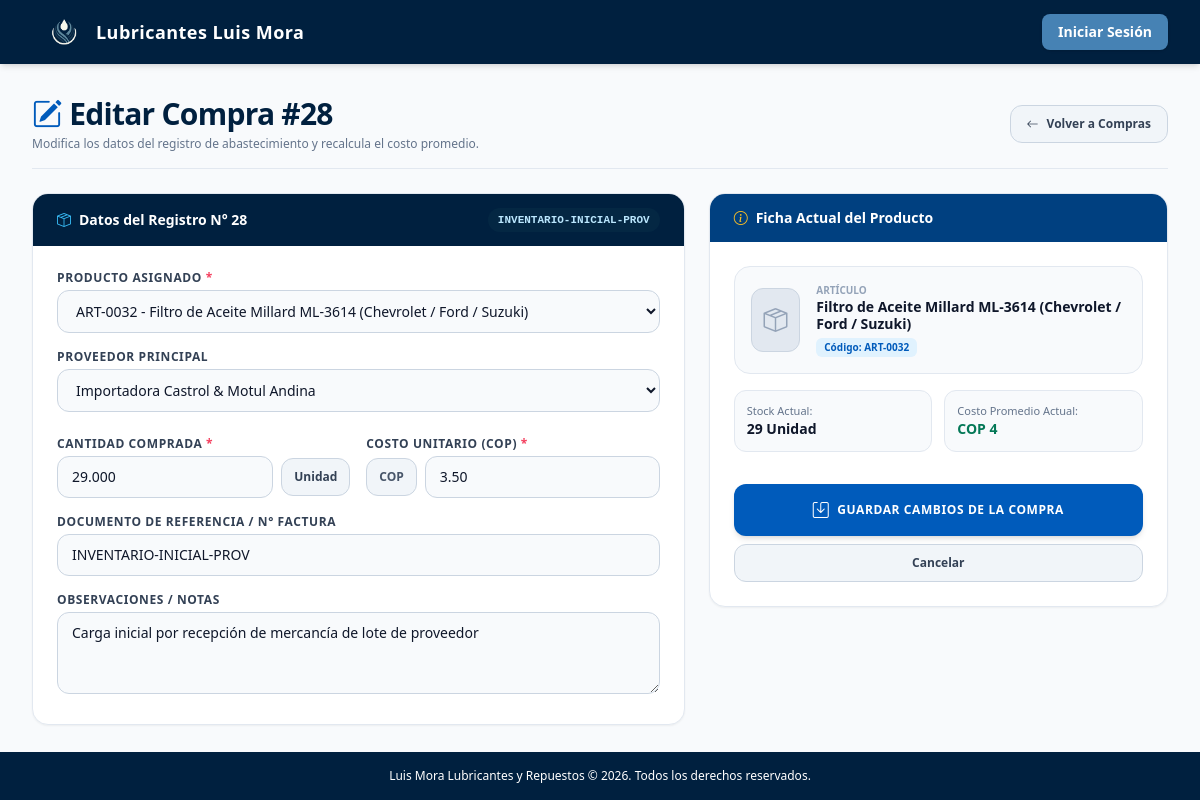
The page /compras/editar/28/ on the database its author committed.
### ProductosCompras/models.py (models this page shows, shortened)
class MovimientoInventario(models.Model):
    TIPO_MOVIMIENTO = (
        ('ENTRADA', 'Entrada'),
        ('SALIDA', 'Salida'),
        ('AJUSTE', 'Ajuste'),
    )
    articulo = models.ForeignKey(Articulo, on_delete=models.PROTECT, related_name='movimientos')
    tipo = models.CharField(max_length=10, choices=TIPO_MOVIMIENTO)
    cantidad = models.DecimalField(max_digits=10, decimal_places=3)
    fecha = models.DateTimeField(auto_now_add=True)
    usuario = models.ForeignKey(CustomUser, on_delete=models.PROTECT)
    referencia = models.CharField(max_length=100, blank=True)
    proveedor = models.ForeignKey(Proveedor, on_delete=models.SET_NULL, null=True, blank=True)
    observaciones = models.TextField(blank=True)
    costo_unitario = models.DecimalField(max_digits=10, decimal_places=2, null=True, blank=True)
    class Meta:
        verbose_name = "Movimiento de Inventario"
        verbose_name_plural = "Movimientos de Inventario"
        ordering = ['-fecha']

### aplicacion/models.py (models this page shows, shortened)
class Articulo(models.Model):
    codigo = models.CharField(max_length=50, unique=True, blank=True, verbose_name="Código")
    codigo_barras = models.CharField(max_length=100, blank=True, unique=True, null=True)
    nombre = models.CharField(max_length=200)
    descripcion = models.TextField(blank=True, verbose_name="Descripción")
    categoria = models.ForeignKey(Categoria, on_delete=models.SET_NULL, null=True, blank=True)
    marca = models.CharField(max_length=100, blank=True)
    modelo = models.CharField(max_length=100, blank=True)
    imagen = models.ImageField(upload_to='articulos/', null=True, blank=True)
    stock_actual = models.DecimalField(max_digits=12, decimal_places=2, default=0)
    stock_minimo = models.DecimalField(max_digits=12, decimal_places=2, default=3)
    stock_maximo = models.DecimalField(max_digits=12, decimal_places=2, default=12, null=True, blank=True)
    UNIDADES_MEDIDA = (
        ('UN', 'Unidad'),
        ('KG', 'Kilogramo'),
        ('LT', 'Litro'),
        ('MT', 'Metro'),
        ('PAR', 'Par'),
        ('JUEGO', 'Juego'),
        ('CAJA', 'Caja'),
    )
    unidad_medida = models.CharField(max_length=10, choices=UNIDADES_MEDIDA, default='UN')
    costo_promedio = models.DecimalField(max_digits=12, decimal_places=2, default=0)
    precio_venta = models.DecimalField(max_digits=12, decimal_places=2, default=0)
    TIPO_IMPUESTO = (
        (Decimal('0.00'), 'Exento'),
        (Decimal('0.16'), 'IVA 16%'),
        (Decimal('0.08'), 'IVA 8%'),
    )
    tasa_impuesto = models.DecimalField(max_digits=4, decimal_places=2, choices=TIPO_IMPUESTO, default=Decimal('0.16'))
    proveedor_principal = models.ForeignKey("ProductosCompras.Proveedor", on_delete=models.SET_NULL, null=True, blank=True)
    lead_time = models.PositiveIntegerField(default=0, help_text="Tiempo de reposición en días")
    activo = models.BooleanField(default=True)
    fecha_creacion = models.DateTimeField(auto_now_add=True)
    fecha_actualizacion = models.DateTimeField(auto_now=True)
    creado_por = models.ForeignKey(CustomUser, on_delete=models.SET_NULL, null=True, related_name='articulos_creados')
    palabras_clave = models.TextField(
        blank=True,
        help_text="Ingrese palabras clave separadas por comas. Ej: Toyota, Carro, Automático"
    )
    class Meta:
        verbose_name = "Artículo"
        verbose_name_plural = "Artículos"
        ordering = ['nombre']
        indexes = [
            models.Index(fields=['codigo']),
            models.Index(fields=['nombre']),
            models.Index(fields=['categoria']),
            models.Index(fields=['activo']),
        ]
    def __str__(self):
        return f"{self.codigo} - {self.nombre}"

### ProductosCompras/views.py (the view)
# urls.py: path('compras/editar/<int:pk>/', editar_compra, name='editar_compra'),
def editar_compra(request, pk):
    compra = get_object_or_404(MovimientoInventario, pk=pk, tipo='ENTRADA')
    if request.method == 'POST':
        form = CompraInventarioForm(request.POST, instance=compra, user=request.user)
        if form.is_valid():
            form.save()
            messages.success(request, 'Compra actualizada correctamente')
            return redirect('detalle_compra', pk=compra.pk)
    else:
        form = CompraInventarioForm(instance=compra, user=request.user)
    return render(request, 'Forms/editar_compra.html', {
        'form': form,
        'compra': compra,
        "titulo": f"Editar Compra #{compra.id}",
        "codigo": compra.articulo.codigo,
        "articulo": compra.articulo.nombre,
        "stock_actual": int(compra.articulo.stock_actual),
        "costo_promedio": compra.articulo.costo_promedio,
    })

### ProductosCompras/models.py (called while the page is built)
    def __str__(self):
        return self.nombre

### templates/Forms/editar_compra.html (shortened to what this page needs)
{% extends 'paneles/admin.html' %}
{% load static humanize %}
{% block dashboard %}
<div class="max-w-6xl mx-auto space-y-6">
  <div class="flex flex-col sm:flex-row sm:items-center justify-between pb-4 border-b border-slate-200 gap-4">
    <div>
      <h1 class="text-2xl sm:text-3xl font-extrabold text-brand-dark tracking-tight flex items-center gap-2">
        <i class="bi bi-pencil-square text-brand-primary"></i>
        <span>{{ titulo|default:"Editar Registro de Compra" }}</span>
      </h1>
      <p class="text-xs text-slate-500 mt-1">
        Modifica los datos del registro de abastecimiento y recalcula el costo promedio.
      </p>
    </div>
    <div>
      <a href="{% url 'compras' %}" class="inline-flex items-center space-x-2 px-4 py-2.5 bg-slate-100 hover:bg-slate-200 text-slate-700 text-xs font-semibold rounded-xl border border-slate-300 transition">
        <i class="bi bi-arrow-left"></i>
        <span>Volver a Compras</span>
      </a>
    </div>
  </div>
  <form method="post" id="editar-compra-form" class="space-y-6" novalidate>
    <div class="grid grid-cols-1 lg:grid-cols-12 gap-6">
      <div class="lg:col-span-7 space-y-6">
        <div class="bg-white rounded-2xl shadow-sm border border-slate-200 overflow-hidden">
          <div class="px-6 py-3.5 bg-brand-dark text-white font-bold text-sm flex items-center justify-between">
            <div class="flex items-center space-x-2">
              <i class="bi bi-box-seam text-sky-400"></i>
              <span>Datos del Registro N° {{ compra.id }}</span>
            </div>
            <span class="text-[11px] font-mono text-sky-200 bg-sky-950/50 px-2.5 py-0.5 rounded-full">
              {{ compra.referencia|default:"SIN-REF" }}
            </span>
          </div>
          <div class="p-6 space-y-4">
            <div>
              <label for="{{ form.articulo.id_for_label }}" class="block text-xs font-bold text-slate-700 uppercase tracking-wider mb-1">
                Producto Asignado <span class="text-rose-500">*</span>
              </label>
              {{ form.articulo }}
            </div>
            <div>
              <label for="{{ form.proveedor.id_for_label }}" class="block text-xs font-bold text-slate-700 uppercase tracking-wider mb-1">
                Proveedor Principal
              </label>
              {{ form.proveedor }}
            </div>
            <div class="grid grid-cols-1 sm:grid-cols-2 gap-4 pt-2">
              <div>
                <label for="{{ form.cantidad.id_for_label }}" class="block text-xs font-bold text-slate-700 uppercase tracking-wider mb-1">
                  Cantidad Comprada <span class="text-rose-500">*</span>
                </label>
                <div class="flex items-center space-x-2">
                  <div class="flex-1">
                    {{ form.cantidad }}
                  </div>
                  <span class="px-3 py-2.5 bg-slate-100 border border-slate-300 rounded-xl text-xs font-bold text-slate-700">
                    {{ compra.articulo.get_unidad_medida_display }}
                  </span>
                </div>
              </div>
              <div>
                <label for="{{ form.costo_unitario.id_for_label }}" class="block text-xs font-bold text-slate-700 uppercase tracking-wider mb-1">
                  Costo Unitario (COP) <span class="text-rose-500">*</span>
                </label>
                <div class="flex items-center space-x-2">
                  <span class="px-3 py-2.5 bg-slate-100 border border-slate-300 rounded-xl text-xs font-bold text-slate-600">
                    COP
                  </span>
                  <div class="flex-1">
                    {{ form.costo_unitario }}
                  </div>
                </div>
              </div>
            </div>
            <div>
              <label for="{{ form.referencia.id_for_label }}" class="block text-xs font-bold text-slate-700 uppercase tracking-wider mb-1">
                Documento de Referencia / N° Factura
              </label>
              {{ form.referencia }}
            </div>
            <div>
              <label for="{{ form.observaciones.id_for_label }}" class="block text-xs font-bold text-slate-700 uppercase tracking-wider mb-1">
                Observaciones / Notas
              </label>
              {{ form.observaciones }}
            </div>
          </div>
        </div>
      </div>
      <div class="lg:col-span-5 space-y-6">
        <div class="bg-white rounded-2xl shadow-sm border border-slate-200 overflow-hidden sticky top-6">
          <div class="px-6 py-3.5 bg-brand-navy text-white font-bold text-sm flex items-center justify-between">
            <div class="flex items-center space-x-2">
              <i class="bi bi-info-circle text-amber-400"></i>
              <span>Ficha Actual del Producto</span>
            </div>
          </div>
          <div class="p-6 space-y-4">
            <div class="p-4 bg-slate-50 border border-slate-200 rounded-2xl flex items-center space-x-4">
              {% if compra.articulo.imagen %}
                <img src="{{ compra.articulo.imagen.url }}" alt="{{ compra.articulo.nombre }}" class="h-16 w-16 object-contain rounded-xl border border-slate-200 bg-white p-1" />
              {% else %}
                <div class="h-16 w-16 rounded-xl bg-slate-200 border border-slate-300 flex items-center justify-center text-slate-400">
                  <i class="bi bi-box-seam text-2xl"></i>
                </div>
              {% endif %}
              <div>
                <span class="text-[10px] font-bold uppercase text-slate-400 block">Artículo</span>
                <h4 class="text-sm font-bold text-slate-900 leading-tight">{{ compra.articulo.nombre }}</h4>
                <span class="inline-block text-[10px] font-semibold text-brand-primary bg-sky-100 px-2 py-0.5 rounded-md mt-1">
                  Código: {{ compra.articulo.codigo }}
                </span>
              </div>
            </div>
            <div class="grid grid-cols-2 gap-3 text-xs">
              <div class="p-3 bg-slate-50 rounded-xl border border-slate-200">
                <span class="text-slate-500 text-[11px] block">Stock Actual:</span>
                <strong class="text-slate-900 text-sm font-bold">{{ compra.articulo.stock_actual|floatformat:"0" }} {{ compra.articulo.get_unidad_medida_display }}</strong>
              </div>
              <div class="p-3 bg-slate-50 rounded-xl border border-slate-200">
                <span class="text-slate-500 text-[11px] block">Costo Promedio Actual:</span>
                <strong class="text-emerald-700 text-sm font-black">COP {{ compra.articulo.costo_promedio|floatformat:"0"|intcomma }}</strong>
              </div>
            </div>
            <div class="pt-4 space-y-2">
              <button type="submit" class="w-full py-3.5 px-6 bg-brand-primary hover:bg-brand-dark text-white font-extrabold text-xs uppercase tracking-wider rounded-xl shadow-md transition flex items-center justify-center space-x-2">
                <i class="bi bi-save text-base"></i>
                <span>Guardar Cambios de la Compra</span>
              </button>
              <a href="{% url 'compras' %}" class="w-full py-2.5 px-4 bg-slate-100 hover:bg-slate-200 text-slate-700 font-bold text-xs rounded-xl border border-slate-300 transition flex items-center justify-center space-x-1">
                <span>Cancelar</span>
              </a>
            </div>
          </div>
        </div>
      </div>
    </div>
  </form>
</div>
{% endblock %}

### static/css/styles.css (style rules this page uses)
:root { --azul-marino-oscuro: #00203F; --azul-marino-medio: #004080; --azul-marino-claro: #005BBB; --azul-acero: #4682B4; --gris-azul: #708090; --blanco-humo: #F5F5F5; }
* { margin: 0; padding: 0; box-sizing: border-box; }
body { background-color: var(--blanco-humo); color: var(--blanco-humo); font-family: 'NotoSansJP', sans-serif; font-size: 16px; line-height: 1.5; }
input[type="text"], input[type="number"], input[type="password"], input[type="email"], input[type="date"], select, textarea, .form-control, .form-select { width: 100%; padding: 0.625rem 0.875rem; background-color: #F8FAFC; border: 1px solid #CBD5E1; border-radius: 0.75rem; font-size: 0.875rem; line-height: 1.25rem; color: #0F172A; transition: all 0.15s ease-in-out; }
label { display: block; font-size: 0.75rem; font-weight: 700; text-transform: uppercase; letter-spacing: 0.05em; color: #334155; margin-bottom: 0.375rem; }

### rows shown on the page
MovimientoInventario: id "28", referencia "INVENTARIO-INICIAL-PROV", articulo "ART-0032 - Filtro de Aceite Millard ML-3614 (Chevrolet / Ford / Suzuki)", proveedor "Importadora Castrol & Motul Andina", cantidad "29.000", articulo.unidad_medida "Unidad", costo_unitario "3.50", observaciones "Carga inicial por recepción de mercancía de lote de proveedor", articulo.nombre "Filtro de Aceite Millard ML-3614 (Chevrolet / Ford / Suzuki)", articulo.codigo "ART-0032", articulo.stock_actual "29", articulo.costo_promedio "4"

### other values the page prints
{{ titulo|default:"Editar Registro de Compra" }} "Editar Compra #28"
